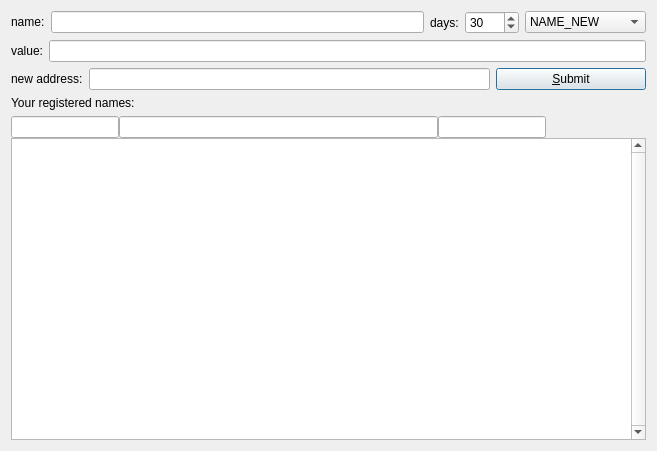
<?xml version="1.0" encoding="UTF-8"?>
<ui version="4.0">
 <class>ManageNamesPage</class>
 <widget class="QDialog" name="ManageNamesPage">
  <property name="geometry">
   <rect>
    <x>0</x>
    <y>0</y>
    <width>657</width>
    <height>451</height>
   </rect>
  </property>
  <property name="sizePolicy">
   <sizepolicy hsizetype="Preferred" vsizetype="Preferred">
    <horstretch>0</horstretch>
    <verstretch>0</verstretch>
   </sizepolicy>
  </property>
  <property name="windowTitle">
   <string>Manage Names</string>
  </property>
  <layout class="QVBoxLayout" name="verticalLayout">
   <item>
    <layout class="QHBoxLayout" name="horizontalLayout">
     <item>
      <widget class="QLabel" name="label_4">
       <property name="sizePolicy">
        <sizepolicy hsizetype="Preferred" vsizetype="Maximum">
         <horstretch>0</horstretch>
         <verstretch>0</verstretch>
        </sizepolicy>
       </property>
       <property name="text">
        <string>name:</string>
       </property>
       <property name="alignment">
        <set>Qt::AlignLeading|Qt::AlignLeft|Qt::AlignVCenter</set>
       </property>
       <property name="buddy">
        <cstring>registerValue</cstring>
       </property>
      </widget>
     </item>
     <item>
      <widget class="QValidatedLineEdit" name="registerName">
       <property name="toolTip">
        <string>&lt;html&gt;&lt;head/&gt;&lt;body&gt;&lt;p&gt;Enter name.&lt;/p&gt;&lt;/body&gt;&lt;/html&gt;</string>
       </property>
       <property name="text">
        <string notr="true"/>
       </property>
      </widget>
     </item>
     <item>
      <widget class="QLabel" name="label_7">
       <property name="text">
        <string>days:</string>
       </property>
       <property name="alignment">
        <set>Qt::AlignLeading|Qt::AlignLeft|Qt::AlignVCenter</set>
       </property>
       <property name="buddy">
        <cstring>registerValue</cstring>
       </property>
      </widget>
     </item>
     <item>
      <widget class="QSpinBox" name="registerDays">
       <property name="toolTip">
        <string>&lt;html&gt;&lt;head/&gt;&lt;body&gt;&lt;p&gt;Set number of days that will be added to name expire time.&lt;/p&gt;&lt;/body&gt;&lt;/html&gt;</string>
       </property>
       <property name="maximum">
        <number>9999</number>
       </property>
       <property name="value">
        <number>30</number>
       </property>
      </widget>
     </item>
     <item>
      <widget class="QComboBox" name="txTypeSelector">
       <property name="currentIndex">
        <number>0</number>
       </property>
       <item>
        <property name="text">
         <string>NAME_NEW</string>
        </property>
       </item>
       <item>
        <property name="text">
         <string>NAME_UPDATE</string>
        </property>
       </item>
       <item>
        <property name="text">
         <string>NAME_DELETE</string>
        </property>
       </item>
      </widget>
     </item>
    </layout>
   </item>
   <item>
    <layout class="QHBoxLayout" name="horizontalLayout_3">
     <item>
      <widget class="QLabel" name="label_6">
       <property name="sizePolicy">
        <sizepolicy hsizetype="Preferred" vsizetype="Maximum">
         <horstretch>0</horstretch>
         <verstretch>0</verstretch>
        </sizepolicy>
       </property>
       <property name="text">
        <string>value:</string>
       </property>
       <property name="alignment">
        <set>Qt::AlignLeading|Qt::AlignLeft|Qt::AlignVCenter</set>
       </property>
       <property name="buddy">
        <cstring>registerValue</cstring>
       </property>
      </widget>
     </item>
     <item>
      <widget class="QValidatedLineEdit" name="registerValue">
       <property name="toolTip">
        <string>&lt;html&gt;&lt;head/&gt;&lt;body&gt;&lt;p&gt;Enter value that will be associated with above name.&lt;/p&gt;&lt;/body&gt;&lt;/html&gt;</string>
       </property>
       <property name="text">
        <string notr="true"/>
       </property>
      </widget>
     </item>
    </layout>
   </item>
   <item>
    <layout class="QHBoxLayout" name="horizontalLayout_4">
     <item>
      <widget class="QLabel" name="labelAddress">
       <property name="enabled">
        <bool>true</bool>
       </property>
       <property name="sizePolicy">
        <sizepolicy hsizetype="Preferred" vsizetype="Maximum">
         <horstretch>0</horstretch>
         <verstretch>0</verstretch>
        </sizepolicy>
       </property>
       <property name="text">
        <string>new address:</string>
       </property>
       <property name="alignment">
        <set>Qt::AlignLeading|Qt::AlignLeft|Qt::AlignVCenter</set>
       </property>
       <property name="buddy">
        <cstring>registerValue</cstring>
       </property>
      </widget>
     </item>
     <item>
      <widget class="QValidatedLineEdit" name="registerAddress">
       <property name="enabled">
        <bool>true</bool>
       </property>
       <property name="toolTip">
        <string>&lt;html&gt;&lt;head/&gt;&lt;body&gt;&lt;p&gt;Enter new owner address, or leave blank to keep current ownership.&lt;/p&gt;&lt;/body&gt;&lt;/html&gt;</string>
       </property>
       <property name="text">
        <string notr="true"/>
       </property>
      </widget>
     </item>
     <item>
      <widget class="QPushButton" name="submitNameButton">
       <property name="sizePolicy">
        <sizepolicy hsizetype="Fixed" vsizetype="Fixed">
         <horstretch>0</horstretch>
         <verstretch>0</verstretch>
        </sizepolicy>
       </property>
       <property name="minimumSize">
        <size>
         <width>150</width>
         <height>0</height>
        </size>
       </property>
       <property name="toolTip">
        <string>&lt;html&gt;&lt;head/&gt;&lt;body&gt;&lt;p&gt;This will send name_new or name_update transaction (if you already did name_new).&lt;/p&gt;&lt;/body&gt;&lt;/html&gt;</string>
       </property>
       <property name="layoutDirection">
        <enum>Qt::LeftToRight</enum>
       </property>
       <property name="text">
        <string>&amp;Submit</string>
       </property>
       <property name="icon">
        <iconset resource="../bitcoin.qrc">
         <normaloff>:/icons/send</normaloff>:/icons/send</iconset>
       </property>
       <property name="default">
        <bool>true</bool>
       </property>
      </widget>
     </item>
    </layout>
   </item>
   <item>
    <widget class="QLabel" name="label_5">
     <property name="sizePolicy">
      <sizepolicy hsizetype="Preferred" vsizetype="Maximum">
       <horstretch>0</horstretch>
       <verstretch>0</verstretch>
      </sizepolicy>
     </property>
     <property name="text">
      <string>Your registered names:</string>
     </property>
     <property name="alignment">
      <set>Qt::AlignLeading|Qt::AlignLeft|Qt::AlignVCenter</set>
     </property>
     <property name="buddy">
      <cstring>tableView</cstring>
     </property>
    </widget>
   </item>
   <item>
    <layout class="QVBoxLayout" name="verticalLayout_2">
     <property name="spacing">
      <number>0</number>
     </property>
     <item>
      <layout class="QHBoxLayout" name="horizontalLayout_2">
       <property name="spacing">
        <number>0</number>
       </property>
       <item>
        <widget class="QValidatedLineEdit" name="nameFilter">
         <property name="sizePolicy">
          <sizepolicy hsizetype="Fixed" vsizetype="Fixed">
           <horstretch>0</horstretch>
           <verstretch>0</verstretch>
          </sizepolicy>
         </property>
         <property name="toolTip">
          <string>Enter part of name to search for</string>
         </property>
         <property name="text">
          <string notr="true"/>
         </property>
        </widget>
       </item>
       <item>
        <widget class="QValidatedLineEdit" name="valueFilter">
         <property name="toolTip">
          <string>Enter part of value to search for</string>
         </property>
         <property name="text">
          <string notr="true"/>
         </property>
        </widget>
       </item>
       <item>
        <widget class="QValidatedLineEdit" name="addressFilter">
         <property name="sizePolicy">
          <sizepolicy hsizetype="Fixed" vsizetype="Fixed">
           <horstretch>0</horstretch>
           <verstretch>0</verstretch>
          </sizepolicy>
         </property>
         <property name="toolTip">
          <string>Enter Namecoin address (or prefix of it)</string>
         </property>
         <property name="text">
          <string notr="true"/>
         </property>
        </widget>
       </item>
       <item>
        <spacer name="horizontalSpacer_ExpiresIn">
         <property name="orientation">
          <enum>Qt::Horizontal</enum>
         </property>
         <property name="sizeType">
          <enum>QSizePolicy::Fixed</enum>
         </property>
         <property name="sizeHint" stdset="0">
          <size>
           <width>100</width>
           <height>20</height>
          </size>
         </property>
        </spacer>
       </item>
      </layout>
     </item>
     <item>
      <widget class="QTableView" name="tableView">
       <property name="contextMenuPolicy">
        <enum>Qt::CustomContextMenu</enum>
       </property>
       <property name="toolTip">
        <string>Double-click name to configure</string>
       </property>
       <property name="verticalScrollBarPolicy">
        <enum>Qt::ScrollBarAlwaysOn</enum>
       </property>
       <property name="tabKeyNavigation">
        <bool>false</bool>
       </property>
       <property name="alternatingRowColors">
        <bool>true</bool>
       </property>
       <property name="selectionMode">
        <enum>QAbstractItemView::SingleSelection</enum>
       </property>
       <property name="selectionBehavior">
        <enum>QAbstractItemView::SelectRows</enum>
       </property>
       <property name="sortingEnabled">
        <bool>true</bool>
       </property>
       <attribute name="verticalHeaderVisible">
        <bool>false</bool>
       </attribute>
      </widget>
     </item>
    </layout>
   </item>
  </layout>
 </widget>
 <customwidgets>
  <customwidget>
   <class>QValidatedLineEdit</class>
   <extends>QLineEdit</extends>
   <header>qvalidatedlineedit.h</header>
  </customwidget>
 </customwidgets>
 <resources>
  <include location="../bitcoin.qrc"/>
 </resources>
 <connections/>
</ui>
